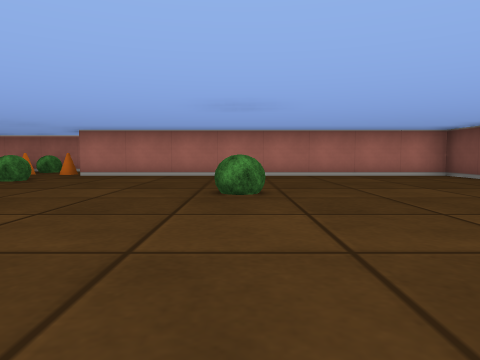
view 1 (above)

24 first-person views from a walk through a cub3D maze. The camera is about half as high as the walls, tilts 4° down and sees 70° across. The floor is counted in squares. Each view is taken from the middle of a square. On the plan, view 1 faces up. The plan holds only what a view shows up to about 9 squares ahead; the rest is blank.

view 2
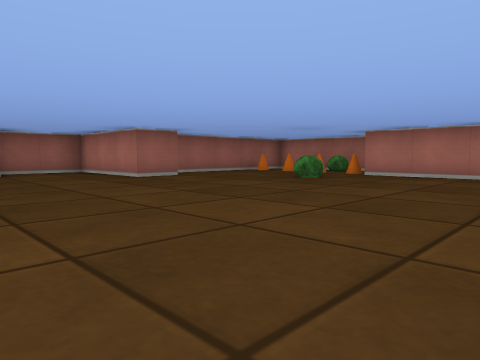

view 3
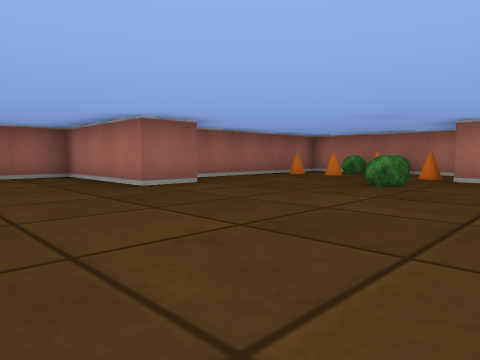

view 4
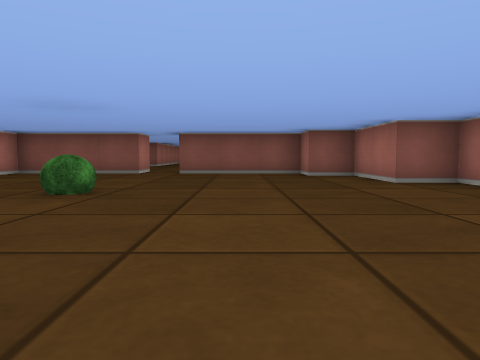

view 5
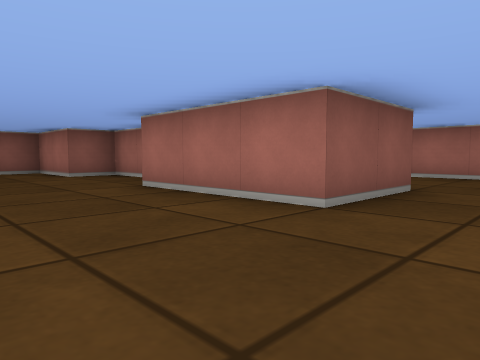

view 6
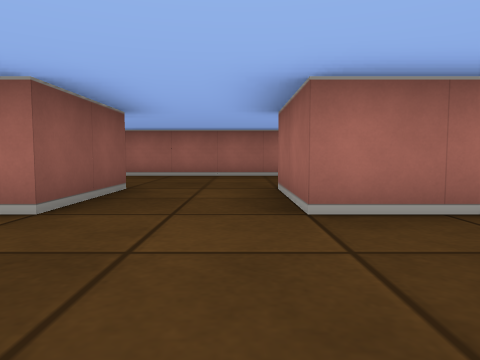

view 7
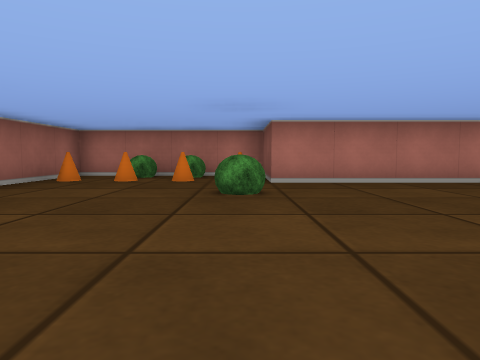

view 8
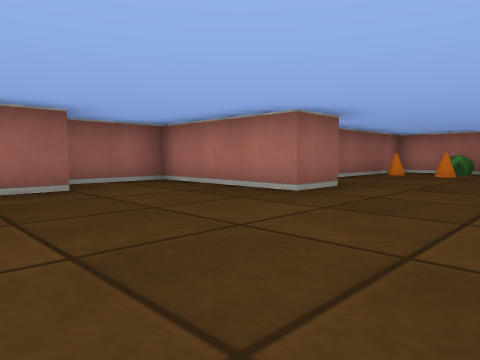

view 9
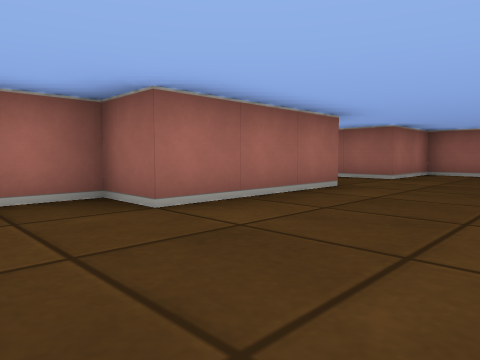

view 10
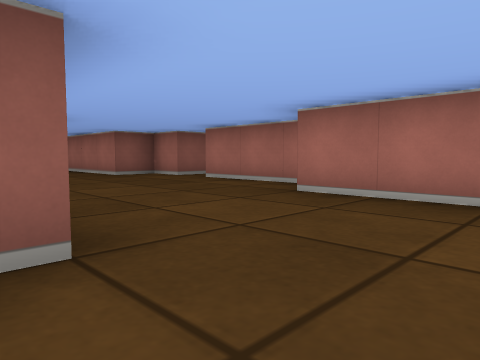

view 11
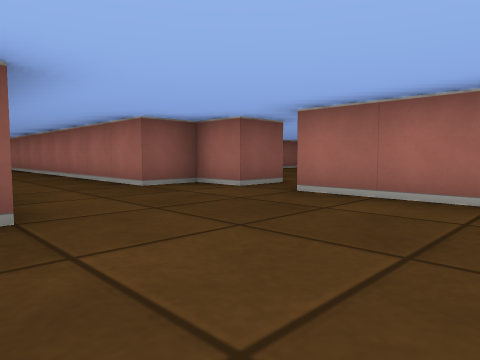

view 12
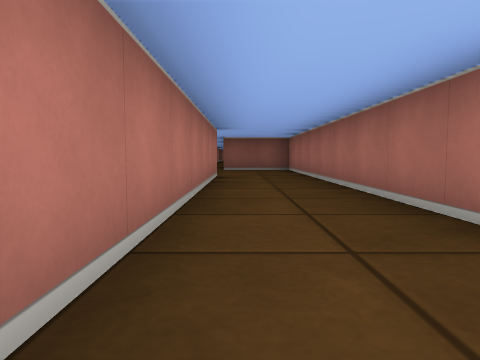

view 13
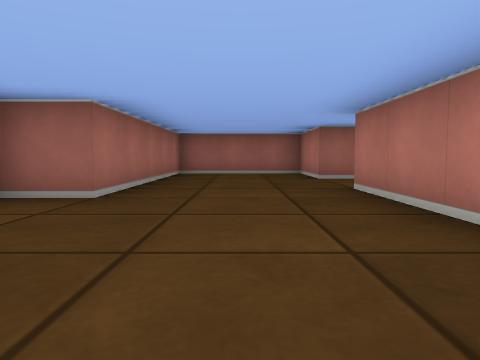

view 14
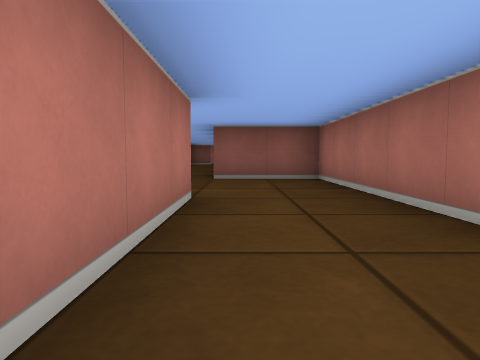

view 15
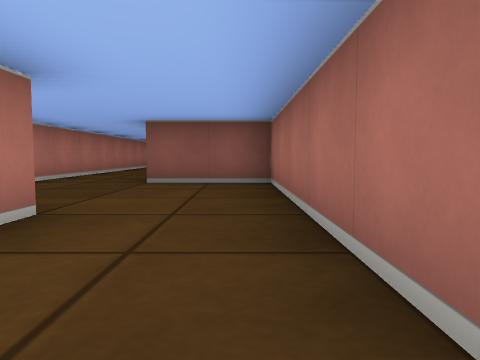

view 16
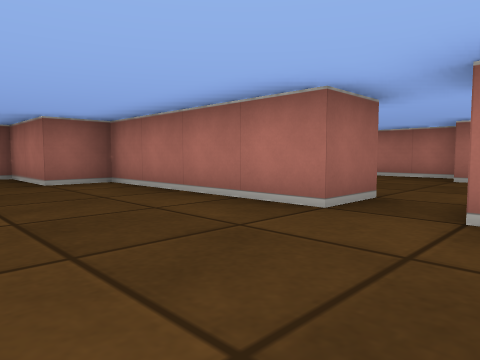

view 17
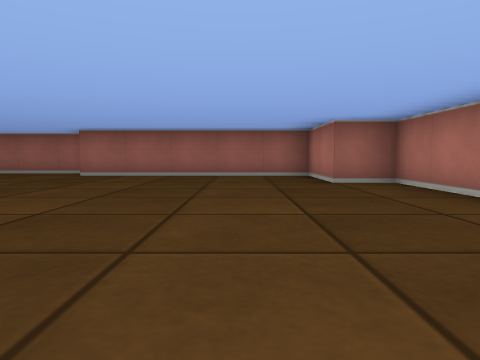

view 18
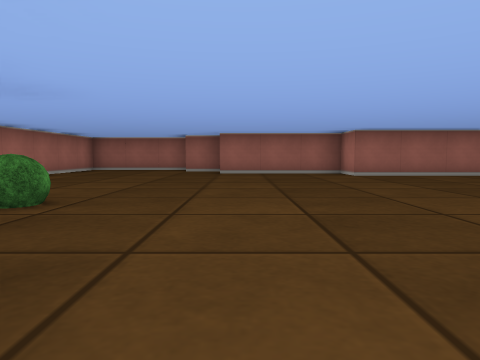

view 19
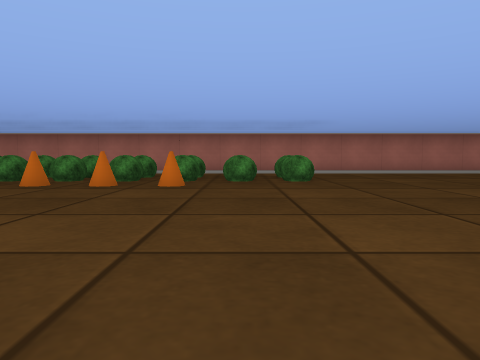

view 20
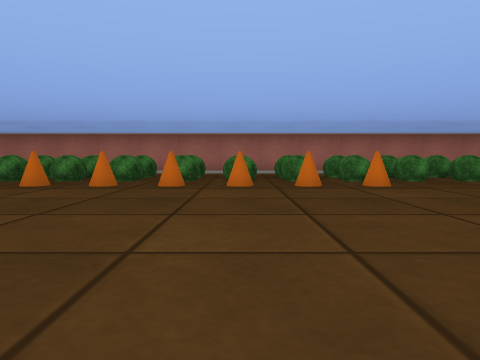

view 21
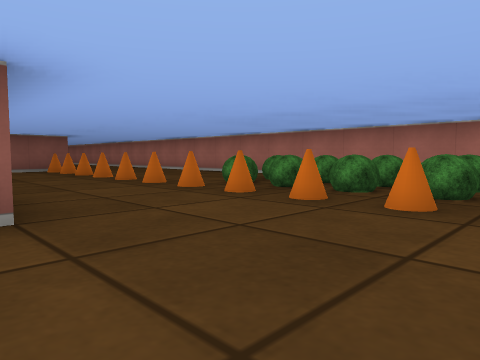

view 22
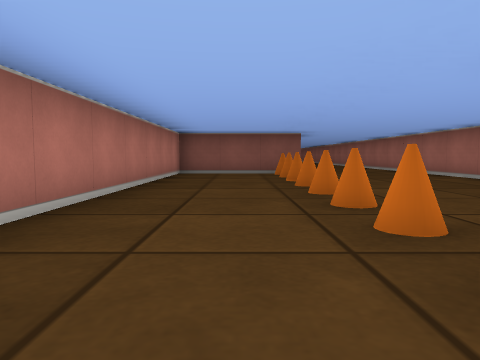

view 23
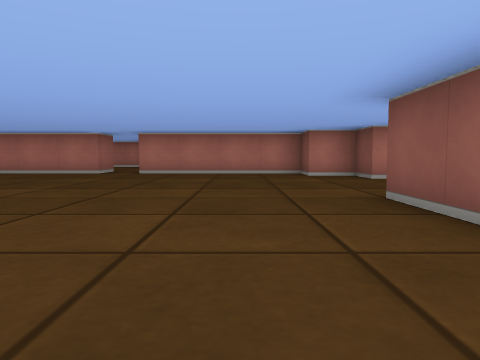

view 24
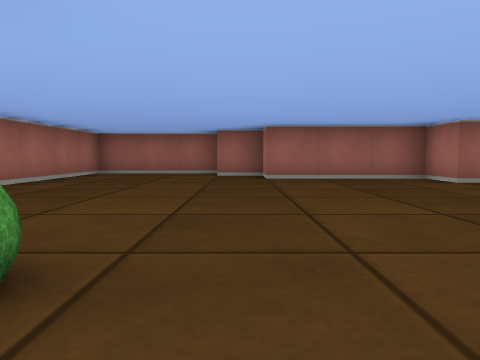

### Floor plan
Ten units are one square. View 1 is at (0, 0); x grows to the right and y downward. Boxes are objects, and circles mark ways between rooms. Rooms are numbered by the first view taken in them; rooms with no view inside come last. Other rooms are left out.
<svg viewBox="-100 -100 233 310">
<path fill="none" stroke="#000" d="M-65 -46 -65 -35 -95 -35 -95 -16M-45 25 -45 5 -15 5 -15 15 15 15 15 5 35 5 35 -5 45 -5 45 -35M-85 -16 -85 5 -65 5 -65 25M45 -45 45 -75 -35 -75 -35 -95 -75 -95 -75 -51M-6 25 -45 25M-29 65 -5 65 -5 75M5 75 5 65 15 65 15 55 75 55M-65 25 -85 25 -85 55 -35 55 -35 65M75 35 -5 35M45 146 45 125M55 95 55 85 45 85 45 75 5 75M-5 75 -45 75 -45 85 -65 85 -65 135 -75 135 -75 165 -85 165 -85 175M104 205 128 205M125 175 125 145 61 145M-95 175 -95 205 84 205"/>
<rect x="-75" y="-85" width="10" height="10" fill="#bbb"><title>cone</title></rect>
<rect x="-65" y="-85" width="10" height="10" fill="#bbb"><title>cone</title></rect>
<rect x="-65" y="-95" width="10" height="10" fill="#bbb"><title>bush</title></rect>
<rect x="-55" y="-85" width="10" height="10" fill="#bbb"><title>cone</title></rect>
<rect x="-55" y="-95" width="10" height="10" fill="#bbb"><title>bush</title></rect>
<rect x="-45" y="-65" width="10" height="10" fill="#bbb"><title>bush</title></rect>
<rect x="-45" y="-85" width="10" height="10" fill="#bbb"><title>cone</title></rect>
<rect x="-5" y="-45" width="10" height="10" fill="#bbb"><title>bush</title></rect>
<rect x="-25" y="185" width="10" height="10" fill="#bbb"><title>bush</title></rect>
<rect x="-25" y="175" width="10" height="10" fill="#bbb"><title>bush</title></rect>
<rect x="-15" y="185" width="10" height="10" fill="#bbb"><title>bush</title></rect>
<rect x="-15" y="175" width="10" height="10" fill="#bbb"><title>bush</title></rect>
<rect x="-5" y="185" width="10" height="10" fill="#bbb"><title>bush</title></rect>
<rect x="-5" y="175" width="10" height="10" fill="#bbb"><title>bush</title></rect>
<rect x="-5" y="165" width="10" height="10" fill="#bbb"><title>cone</title></rect>
<rect x="5" y="185" width="10" height="10" fill="#bbb"><title>bush</title></rect>
<rect x="5" y="175" width="10" height="10" fill="#bbb"><title>bush</title></rect>
<rect x="5" y="165" width="10" height="10" fill="#bbb"><title>cone</title></rect>
<rect x="15" y="185" width="10" height="10" fill="#bbb"><title>bush</title></rect>
<rect x="15" y="175" width="10" height="10" fill="#bbb"><title>bush</title></rect>
<rect x="15" y="165" width="10" height="10" fill="#bbb"><title>cone</title></rect>
<rect x="25" y="185" width="10" height="10" fill="#bbb"><title>bush</title></rect>
<rect x="25" y="175" width="10" height="10" fill="#bbb"><title>bush</title></rect>
<rect x="25" y="165" width="10" height="10" fill="#bbb"><title>cone</title></rect>
<rect x="35" y="185" width="10" height="10" fill="#bbb"><title>bush</title></rect>
<rect x="35" y="175" width="10" height="10" fill="#bbb"><title>bush</title></rect>
<rect x="35" y="165" width="10" height="10" fill="#bbb"><title>cone</title></rect>
<rect x="45" y="185" width="10" height="10" fill="#bbb"><title>bush</title></rect>
<rect x="45" y="175" width="10" height="10" fill="#bbb"><title>bush</title></rect>
<rect x="45" y="165" width="10" height="10" fill="#bbb"><title>cone</title></rect>
<rect x="55" y="185" width="10" height="10" fill="#bbb"><title>bush</title></rect>
<rect x="55" y="175" width="10" height="10" fill="#bbb"><title>bush</title></rect>
<rect x="55" y="165" width="10" height="10" fill="#bbb"><title>cone</title></rect>
<rect x="65" y="165" width="10" height="10" fill="#bbb"><title>cone</title></rect>
<rect x="75" y="165" width="10" height="10" fill="#bbb"><title>cone</title></rect>
<rect x="85" y="165" width="10" height="10" fill="#bbb"><title>cone</title></rect>
<rect x="95" y="165" width="10" height="10" fill="#bbb"><title>cone</title></rect>
<rect x="105" y="165" width="10" height="10" fill="#bbb"><title>cone</title></rect>
<rect x="115" y="165" width="10" height="10" fill="#bbb"><title>other object</title></rect>
<circle cx="-55" cy="15" r="3" fill="#2a7"/>
<circle cx="0" cy="70" r="3" fill="#2a7"/>
<text x="-20" y="-30">1</text>
<text x="-10" y="40">2</text>
<text x="20" y="150">3</text>
</svg>
Room 1 opens to room 2. Room 2 opens to room 3.

Where each view was taken, in squares from view 1:
view 1: 0 up, 0 right, facing up
view 2: 0 up, 0 right, facing up-left
view 3: 1 up, 2 left, facing up-left
view 4: 2 up, 4 left, facing right
view 5: 2 up, 6 left, facing down-right
view 6: 2 up, 6 left, facing down
view 7: 2 up, 4 left, facing up
view 8: 0 up, 4 left, facing up-left
view 9: 2 up, 0 right, facing down-left
view 10: 2 down, 6 left, facing down-right
view 11: 3 down, 3 left, facing down-right
view 12: 4 down, 0 right, facing right
view 13: 4 down, 0 right, facing left
view 14: 4 down, 4 right, facing right
view 15: 5 down, 5 right, facing right
view 16: 10 down, 1 right, facing up-left
view 17: 10 down, 1 right, facing left
view 18: 16 down, 1 right, facing left
view 19: 12 down, 1 left, facing down
view 20: 12 down, 2 right, facing down
view 21: 14 down, 2 right, facing down-right
view 22: 16 down, 4 right, facing right
view 23: 16 down, 3 right, facing up
view 24: 17 down, 1 left, facing left
